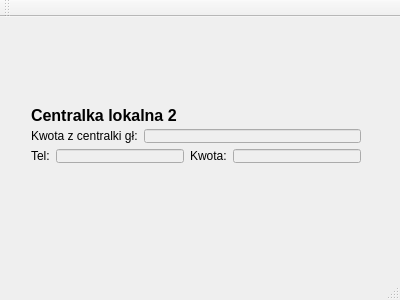
<?xml version="1.0" encoding="UTF-8"?>
<ui version="4.0">
 <class>MainWindow</class>
 <widget class="QMainWindow" name="MainWindow">
  <property name="geometry">
   <rect>
    <x>0</x>
    <y>0</y>
    <width>400</width>
    <height>300</height>
   </rect>
  </property>
  <property name="windowTitle">
   <string>MainWindow</string>
  </property>
  <widget class="QWidget" name="centralWidget">
   <widget class="QWidget" name="layoutWidget">
    <property name="geometry">
     <rect>
      <x>20</x>
      <y>80</y>
      <width>352</width>
      <height>77</height>
     </rect>
    </property>
    <layout class="QVBoxLayout" name="verticalLayout">
     <item>
      <widget class="QLabel" name="label">
       <property name="font">
        <font>
         <pointsize>12</pointsize>
         <weight>75</weight>
         <bold>true</bold>
        </font>
       </property>
       <property name="text">
        <string>Centralka lokalna 2</string>
       </property>
      </widget>
     </item>
     <item>
      <layout class="QHBoxLayout" name="horizontalLayout">
       <item>
        <widget class="QLabel" name="label_2">
         <property name="text">
          <string>Kwota z centralki gł:</string>
         </property>
        </widget>
       </item>
       <item>
        <widget class="QLineEdit" name="lineEdit">
         <property name="enabled">
          <bool>false</bool>
         </property>
        </widget>
       </item>
      </layout>
     </item>
     <item>
      <layout class="QHBoxLayout" name="horizontalLayout_2">
       <item>
        <widget class="QLabel" name="label_3">
         <property name="text">
          <string>Tel:</string>
         </property>
        </widget>
       </item>
       <item>
        <widget class="QLineEdit" name="lineEdit_2">
         <property name="enabled">
          <bool>false</bool>
         </property>
        </widget>
       </item>
       <item>
        <widget class="QLabel" name="label_4">
         <property name="text">
          <string>Kwota:</string>
         </property>
        </widget>
       </item>
       <item>
        <widget class="QLineEdit" name="lineEdit_3">
         <property name="enabled">
          <bool>false</bool>
         </property>
        </widget>
       </item>
      </layout>
     </item>
    </layout>
   </widget>
  </widget>
  <widget class="QMenuBar" name="menuBar">
   <property name="geometry">
    <rect>
     <x>0</x>
     <y>0</y>
     <width>400</width>
     <height>21</height>
    </rect>
   </property>
  </widget>
  <widget class="QToolBar" name="mainToolBar">
   <attribute name="toolBarArea">
    <enum>TopToolBarArea</enum>
   </attribute>
   <attribute name="toolBarBreak">
    <bool>false</bool>
   </attribute>
  </widget>
  <widget class="QStatusBar" name="statusBar"/>
 </widget>
 <layoutdefault spacing="6" margin="11"/>
 <resources/>
 <connections/>
</ui>
